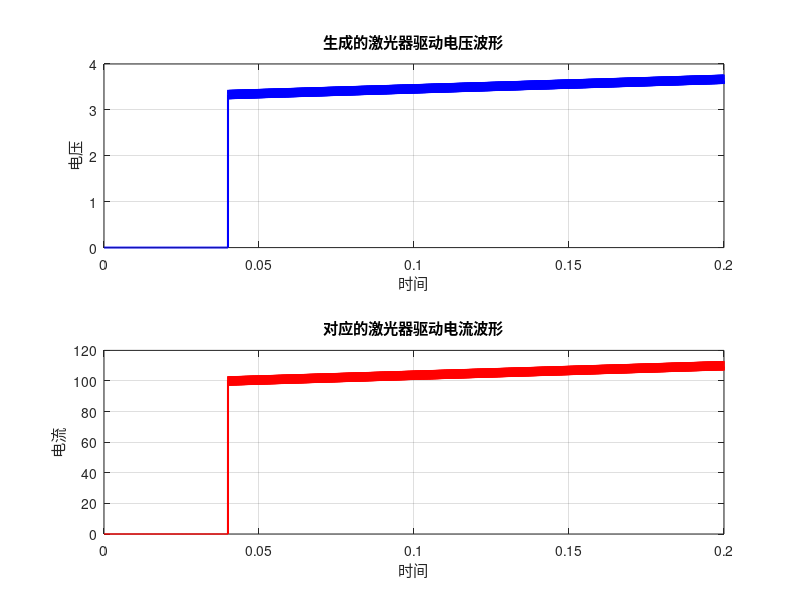

MATLAB code to generate this figure: (Note: this script raises an error after producing the figure.)
% =========================================================================
% TDLAS_Signal.m
% TDLAS激光器驱动信号生成程序
%
% 作者    : https://github.com/RomaneeeCon
% 版本    : V1.0
% 日期    : 2024-11-19
%
% 功能描述:
%   本程序用于生成TDLAS(可调谐半导体激光吸收光谱)系统所需的激光器
%   驱动信号，包含锯齿波扫描和正弦波调制两种成分的复合信号。
%
% 核心特点:
%   - 生成锯齿波+正弦波复合驱动信号
%   - 支持电流到电压的自动转换
%   - 自动计算并显示电压参数
%   - 自动生成带时间戳的数据文件
%
% 处理流程:
%   1. 参数设置      - 配置采样率、周期、电流参数
%   2. 信号生成      - 计算并生成复合电压信号
%   3. 结果可视化    - 绘制电压和电流波形
%   4. 数据保存      - 自动生成文件名并保存数据
%
% 输入:
%   - 程序内置参数配置
%
% 输出:
%   - TXT格式信号数据文件
%   - 信号波形可视化图形
%
% 依赖:
%   - MATLAB R2020b或更高版本
%
% 使用示例:
%   >> TDLAS_Signal
%
% 版本历史:
%   V1.0 (2024-11-19) - 初始版本
% =========================================================================

%% 1. 初始化与参数设置
% =========================================================================
clc;            % 清空命令行窗口
clear;          % 清除工作区变量
close all;      % 关闭所有已打开的图形窗口

% --- 基本时域参数 ---
fs = 100e3;                     % 采样率
T = 0.2;                        % 信号总周期
t = 0:1/fs:T-1/fs;              % 时间向量

% --- 物理量转换参数 ---
% 1V 的电压对应 30mA 的电流 (I = V * ratio)
current_to_voltage_ratio = 30;  % 

% --- 目标电流波形参数 ---
I_low = 100;                    % 锯齿波低电流
I_high = 110;                   % 锯齿波高电流
I_sin = 3.0;                    % 叠加正弦波电流幅值
duty_cycle = 0.2;               % 信号低电平（0V）占周期的比例
sin_freq = 5000;                % 叠加正弦波的频率

%% 2. 计算并生成信号波形
% =========================================================================

% --- 电流值到电压值的转换 ---
V_low = I_low / current_to_voltage_ratio;     % 锯齿波低电平电压
V_high = I_high / current_to_voltage_ratio;   % 锯齿波高电平电压
V_sin = I_sin / current_to_voltage_ratio;     % 正弦波幅值电压

% --- 输出计算结果供确认 ---
disp('--- 计算得到的电压参数 ---');
disp(['锯齿波低电平电压 V_low:    ', num2str(V_low), ' V']);
disp(['锯齿波高电平电压 V_high:   ', num2str(V_high), ' V']);
disp(['正弦波幅值电压 V_sin:      ', num2str(V_sin), ' V']);

% --- 定义用于文件命名的特殊值 ---
% 注意：这个 V_high_max 是根据您的要求计算并用于文件名的，
% 实际信号的峰值电压是 V_high + V_sin。
V_high_max_for_filename = (V_high + V_sin) / 2;
disp(['用于文件命名的V_high_max: ', num2str(V_high_max_for_filename), ' V']);
disp('-----------------------------------------');

% --- 生成复合电压信号 ---
voltage_signal = zeros(1, length(t)); % 初始化为全0V信号

% 计算各阶段的时间点索引
holdoff_samples = round(duty_cycle * length(t));
ramp_samples = length(t) - holdoff_samples;
ramp_start_index = holdoff_samples + 1;

% 生成斜坡部分的电压
ramp_time_vector = t(ramp_start_index:end);
ramp_voltage = linspace(V_low, V_high, ramp_samples);

% 生成与斜坡同时间、同长度的正弦波电压
sin_voltage = sin(2 * pi * sin_freq * ramp_time_vector) * V_sin;

% 将斜坡和正弦波叠加到信号的对应时间段
voltage_signal(ramp_start_index:end) = ramp_voltage + sin_voltage;

% --- 转换为电流信号 ---
current_signal = voltage_signal * current_to_voltage_ratio;

%% 3. 结果可视化
% =========================================================================

% 绘制电压波形
figure('Name', '信号分析', 'NumberTitle', 'off');
subplot(2, 1, 1);
plot(t, voltage_signal, 'b-', 'LineWidth', 1.5);
title('生成的激光器驱动电压波形');
xlabel('时间');  % 修复：补全引号和括号
ylabel('电压');  % 修复：补全引号和括号
grid on;
xlim([0, T]); % 保证x轴范围正好是一个周期

% 绘制电流波形
subplot(2, 1, 2);
plot(t, current_signal, 'r-', 'LineWidth', 1.5);
title('对应的激光器驱动电流波形');
xlabel('时间');  % 修复：补全引号和括号
ylabel('电流');  % 修复：补全引号和括号
grid on;
xlim([0, T]); % 保证x轴范围正好是一个周期

%% 4. 自动生成文件名并存储数据
% =========================================================================

% --- 生成文件名 ---
% 获取当前时间并格式化为 'yyyyMMdd_HHmmss' 字符串
current_time_str = datestr(now, 'yyyymmdd_HHMM');

% 使用 sprintf 构建规整的文件名，数值保留2位小数
% 格式: signal_data_V_low_V_high_V_sin_sin_freq_V_high_max_time.txt
filename = sprintf('signal_data_%.2f_%.2f_%.2f_%d_%.2f!!_%s.txt', ...
    I_low, I_high, I_sin, sin_freq, V_high_max_for_filename, current_time_str);

% --- 存储数据 ---
% 将时间向量和电压信号组合成两列数据
data_to_save = [t(:), voltage_signal(:)];
% writematrix 函数保存为制表符分隔的文本文件，兼容性好
writematrix(data_to_save, filename, 'Delimiter', '\t');

% 输出确认信息
disp(['信号数据已成功保存到文件: ', filename]);
